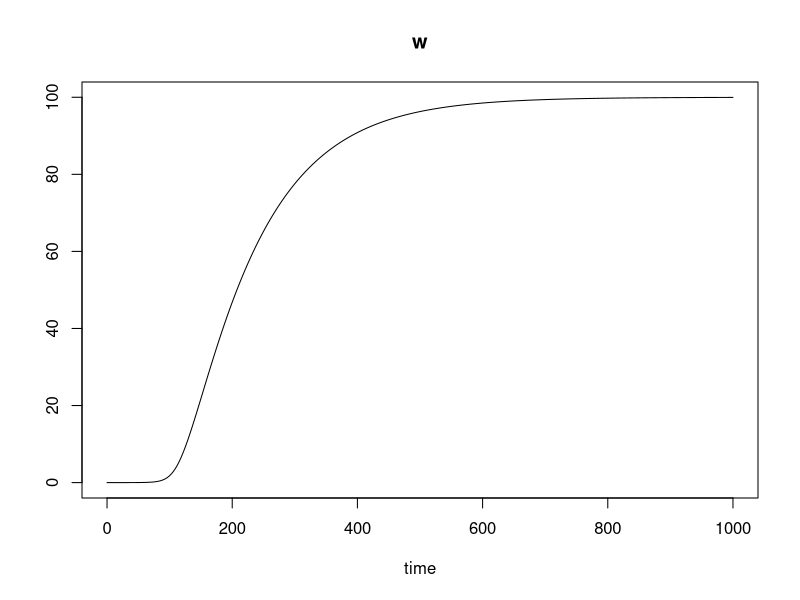
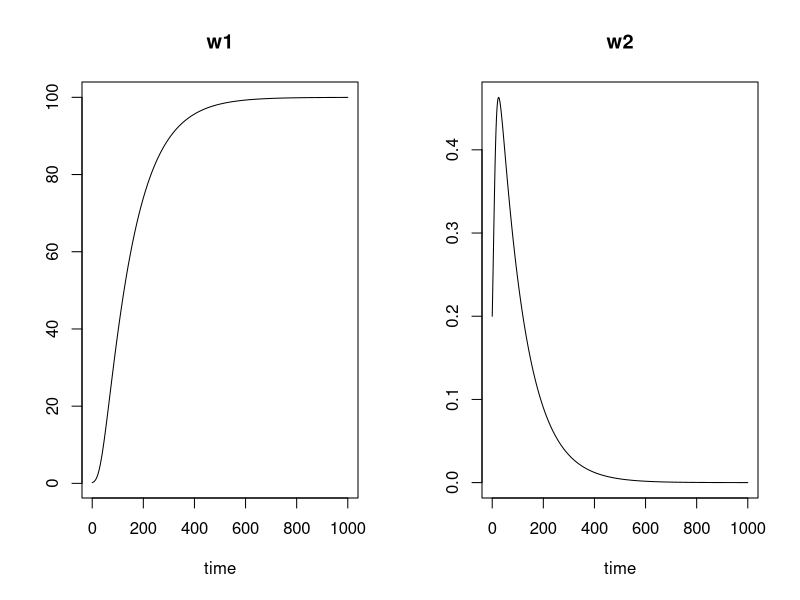

Here is the R script that generated these plots, in order: (Note: this script raises an error after producing the figures.)
library(deSolve)

#test model
parameters <- c(a = -8/3, b = -10, c = 28)
state <- c(X = 1, Y = 1, Z = 1)
times <- seq(0, 100, by = 0.01)

Lorenz <- function(t, state, parameters){
	with(as.list(c(state, parameters)),{
		# rate of change
		dX <- a*X + Y*Z
		dY <- b* (Y - Z)
		dZ <- -X*Y + c*Y - Z

		#return rate of change
		list(c(dX, dY, dZ))
	})
}

out <- ode(y = state, times = times, func = Lorenz, parms = parameters)
head(out)




#test model
parameters <- c(k = 0.11, m = 0.01, g = 0.1, n = 1)
state <- c(w = 0.0001)
times <- seq(0, 1000, by = 0.01)
growth <- function(t, state, parameters){
	with(as.list(c(state, parameters)),{
		# rate of change
		dw <- ((k*w/(1 + g*w^n))) - m*w

		#return rate of change
		list(c(dw))
	})
}
out <- ode(y = state, times = times, func = growth, parms = parameters)

head(out)
plot(out)


# two plant growth model

parameters <- c(k = 0.11, m = 0.01, g = 0.1, n = 1, C = 0.7, q = 2)
state <- c(w1 = 0.20, w2 = 0.2)
times <- seq(0, 1000, by = 0.01)
growth2 <- function(t, state, parameters){
	with(as.list(c(state, parameters)),{
		# rate of change
		dw1 <- (w1^q/(w1^q + C*w2^q))*(k*(w1+w2)/(1 + g*(w1+w2)^n)) - m*w1
		dw2 <- (C*(w2^q/(w1^q + C*w2^q)))*(k*(w1+w2)/(1 + g*(w1+w2)^n)) - m*w2

		#return rate of change
		list(c(dw1, dw2))
	})
}


out <- ode(y = state, times = times, func = growth2, parms = parameters)

head(out)
plot(out)

# two plant growth model nested
w <- w1 + w2
parameters1 <- c(k = 0.11, m = 0.01, g = 0.1, n = 1, C = 1, b = 25)
parameters2 <- c(k = 0.11, m = 0.01, g = 0.1, n = 1, C = 1, b = 10)
parameters3 <- c(k = 0.11, m = 0.01, g = 0.1, n = 1, C = 0.5, b = 25)
parameters4 <- c(k = 0.11, m = 0.01, g = 0.1, n = 1, C = 0.2, b = 10)
parameters5 <- c(k = 0.11, m = 0.01, g = 0.1, n = 1, C = 0.2, b = 25)
parameters6 <- c(k = 0.11, m = 0.01, g = 0.1, n = 1, C = 0.9, b = 25)
state <- c(w1 = 1, w2 = 1)
times <- seq(0, 1000, by = 0.1)

growth3 <- function(t, state, parameters){
	with(as.list(c(state, parameters)),{
		if ((1 - (b / (w1^(2/3) + w2^(2/3)))) >= 0)
			theta <- (1 - (b / (w1^(2/3) + w2^(2/3))))
		else 
			theta <- 0
		dw1 <- (w1/(w1 + C*theta*w2))*(k*w1/(1 + g*(w1^n))) - m*w1
		dw2 <- (w2/(w2 + (theta*w1)/C))*(k*w2/(1 + g*(w2^n))) - m*w2

		#return rate of change
		list(c(dw1, dw2))
	})
}
equal <- ode(y = state, times = times, func = growth3, parms = parameters1)
plot(equal)

equalclose <- ode(y = state, times = times, func = growth3, parms = parameters2)
plot(equalclose)

stable <- ode(y = state, times = times, func = growth3, parms = parameters3)
plot(stable)

unstable <- ode(y = state, times = times, func = growth3, parms = parameters4)
plot(unstable)

stable2 <- ode(y = state, times = times, func = growth3, parms = parameters5)
plot(stable2)

stable3 <- ode(y = state, times = times, func = growth3, parms = parameters6)
plot(stable3)



head(out)
plot(out)
head(equal)
library(ggplot2)
library(reshape2)

head(equal)
equal <- as.data.frame(equal)
head(equal)
equalmelt <- melt(equal, id.vars = "time")
head(equalmelt)

equalplot <- ggplot(equalmelt) + 
  geom_line(aes(x = time, y = value, color = variable), size = 3) +
  scale_colour_manual(values=c("black", "red"),
  	name ="Plant", labels=c("Plant 1", "Plant 2")) +
  xlab("Time") + ylab("Biomass") +
  theme(axis.title.x = element_text(face="bold", size=20),
           axis.text.x  = element_text(size=16),
           axis.title.y = element_text(face="bold", size=20),
           axis.text.y  = element_text(size=16))
equalplot

head(equalclose)
equalclose <- as.data.frame(equalclose)
head(equalclose)
equalclosemelt <- melt(equalclose, id.vars = "time")
head(equalclosemelt)

equalcloseplot <- ggplot(equalclosemelt) + 
  geom_line(aes(x = time, y = value, color = variable), size = 3) +
  scale_colour_manual(values=c("black", "red"),
  	name ="Plant", labels=c("Plant 1", "Plant 2")) +
  xlab("Time") + ylab("Biomass") +
  theme(axis.title.x = element_text(face="bold", size=20),
           axis.text.x  = element_text(size=16),
           axis.title.y = element_text(face="bold", size=20),
           axis.text.y  = element_text(size=16))
equalcloseplot


head(stable)
stable <- as.data.frame(stable)
head(stable)
stablemelt <- melt(stable, id.vars = "time")
head(stablemelt)

stableplot <- ggplot(stablemelt) + 
  geom_line(aes(x = time, y = value, color = variable), size = 3) +
  scale_colour_manual(values=c("black", "red"),
  	name ="Plant", labels=c("Plant 1", "Plant 2")) +
  xlab("Time") + ylab("Biomass") +
  theme(axis.title.x = element_text(face="bold", size=20),
           axis.text.x  = element_text(size=16),
           axis.title.y = element_text(face="bold", size=20),
           axis.text.y  = element_text(size=16))
stableplot

head(unstable)
unstable <- as.data.frame(unstable)
head(unstable)
unstablemelt <- melt(unstable, id.vars = "time")
head(unstablemelt)

unstableplot <- ggplot(unstablemelt) + 
  geom_line(aes(x = time, y = value, color = variable), size = 3) +
  scale_colour_manual(values=c("black", "red"),
  	name ="Plant", labels=c("Plant 1", "Plant 2")) +
  xlab("Time") + ylab("Biomass") +
  theme(axis.title.x = element_text(face="bold", size=20),
           axis.text.x  = element_text(size=16),
           axis.title.y = element_text(face="bold", size=20),
           axis.text.y  = element_text(size=16))
unstableplot


head(stable2)
stable2 <- as.data.frame(stable2)
head(stable2)
stable2melt <- melt(stable2, id.vars = "time")
head(stable2melt)

stable2plot <- ggplot(stable2melt) + 
  geom_line(aes(x = time, y = value, color = variable), size = 3) +
  scale_colour_manual(values=c("black", "red"),
  	name ="Plant", labels=c("Plant 1", "Plant 2")) +
  xlab("Time") + ylab("Biomass") +
  theme(axis.title.x = element_text(face="bold", size=20),
           axis.text.x  = element_text(size=16),
           axis.title.y = element_text(face="bold", size=20),
           axis.text.y  = element_text(size=16))
stable2plot

head(stable3)
stable3 <- as.data.frame(stable3)
head(stable3)
stable3melt <- melt(stable3, id.vars = "time")
head(stable3melt)

stable3plot <- ggplot(stable3melt) + 
  geom_line(aes(x = time, y = value, color = variable), size = 3) +
  scale_colour_manual(values=c("black", "red"),
  	name ="Plant", labels=c("Plant 1", "Plant 2")) +
  xlab("Time") + ylab("Biomass") +
  theme(axis.title.x = element_text(face="bold", size=20),
           axis.text.x  = element_text(size=16),
           axis.title.y = element_text(face="bold", size=20),
           axis.text.y  = element_text(size=16))
stable3plot
